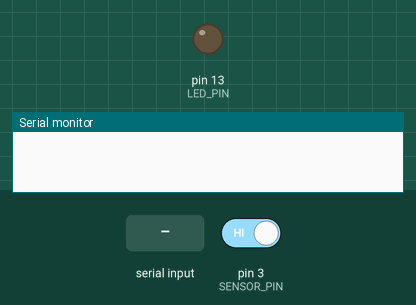
This sketch was run on a simulated Arduino Uno, built with avr-gcc and run on an emulated ATmega328P. Shown: output pins drawn as LEDs (lit = HIGH), the last lines printed to the serial monitor. Inputs (shaded band) come from the test bench; at power-on: pin 3 (SENSOR_PIN) HIGH. Sleep ends after the set time or at an interrupt.

Above: at 1.2 s.
1.3 s: "?" received over Serial
At 1.4 s:
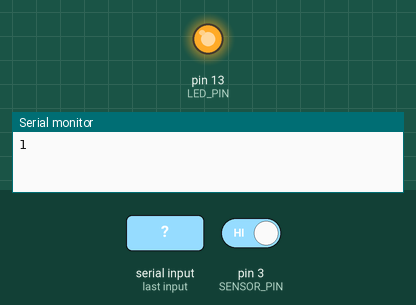
Timing chart, 0 to 4.3 s (numbered marks = the images above; inputs shaded):
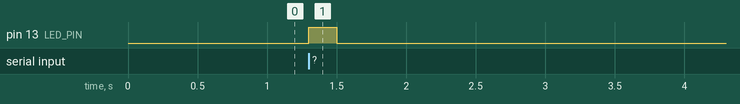

Measured:
- after the input at 1.3 s, pin 13 (LED_PIN): LOW → HIGH at once, → LOW 0.20 s later

The sketch:

ChairRorist.ino
```cpp
#include <avr/sleep.h>

#define SENSOR_PIN 3  // D3
#define LED_PIN 13

void setup() {
    pinMode(SENSOR_PIN, INPUT_PULLUP);
    pinMode(LED_PIN, OUTPUT);
    Serial.begin(9600);
}

void goToSleep() {
    set_sleep_mode(SLEEP_MODE_IDLE);
    sleep_enable();
    sleep_cpu();                           //Tu śpi jak cos
    sleep_disable();
}

void loop() {
    if (Serial.available() > 0) {
        char received = Serial.read();
        if (received == '?') {            //Odpowiada tylko na znak zapytania
            int value = digitalRead(SENSOR_PIN);
            Serial.println(value);

            digitalWrite(LED_PIN, HIGH);
            delay(200);
            digitalWrite(LED_PIN, LOW);
        }
    }

    goToSleep();
}
```
